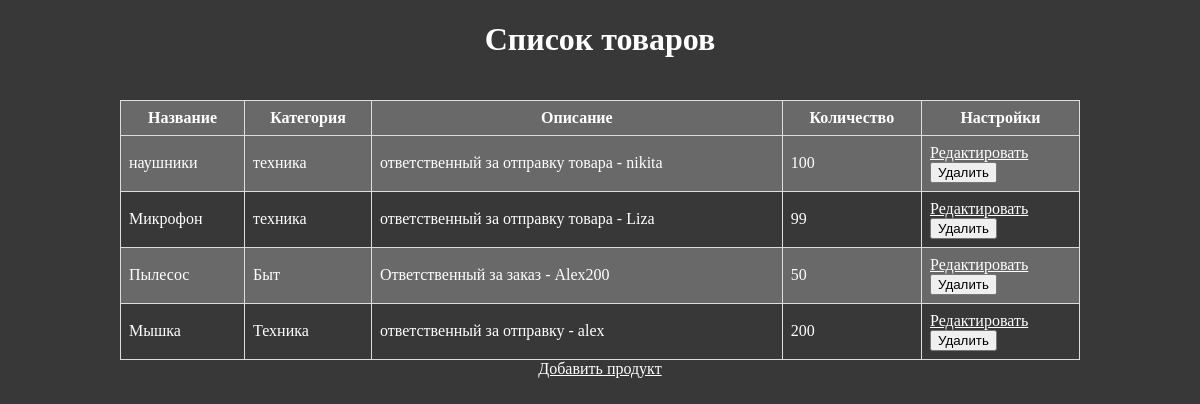
The app's page /product_list/ (signed in) with its own data.
### myapp/models.py (models this page shows, shortened)
class Product(models.Model):
    name = models.CharField(max_length=100)
    category = models.CharField(max_length=100)
    description = models.TextField()
    quantity = models.PositiveIntegerField()

### myapp/views.py (the view)
# urls.py: path('product_list/', views.product_list_view, name='product_list'),
@login_required
def product_list_view(request):
    products = Product.objects.all()
    return render(request, 'product_list.html', {'products': products})

### myapp/templates/product_list.html (shortened to what this page needs)
{% load static %}
<!DOCTYPE html>
<html>
<head>
    <link rel="stylesheet" href="{% static 'css/supplier_list.css' %}">
</head>
<body>
    <div class="center-content">
        <h1>Список товаров</h1>
        <table>
            <tr>
                <th>Название</th>
                <th>Категория</th>
                <th>Описание</th>
                <th>Количество</th>
                <th>Настройки</th>
            </tr>
            {% for product in products %}
            <tr>
                <td>{{ product.name }}</td>
                <td>{{ product.category }}</td>
                <td>{{ product.description }}</td>
                <td>{{ product.quantity }}</td>
                <td>
                    <a href="{% url 'edit_product' product.id %}">Редактировать</a>
                    <form method="post" action="{% url 'delete_product' product.id %}">
                        <button type="submit">Удалить</button>
                    </form>
                </td>
            </tr>
            {% endfor %}
        </table>
        <a href="{% url 'add_product' %}">Добавить продукт</a>
    </div>
</body>
</html>

### myapp/static/css/supplier_list.css (style rules this page uses)
body { margin: 0; padding: 0; background-color: #383838; color: white; }
.center-content { display: flex; justify-content: center; align-items: center; min-height: 25vh; flex-direction: column; }
table { border-collapse: collapse; width: 80%; margin-top: 20px; }
th, td { border: 1px solid #ddd; padding: 8px; }
th { background-color: #696969; }
tr:nth-child(even) { background-color: #696969; }
a { color: white; }

### records on screen
Product: name "наушники", category "техника", description "ответственный за отправку товара - nikita", quantity "100"
Product: name "Микрофон", category "техника", description "ответственный за отправку товара - Liza", quantity "99"
Product: name "Пылесос", category "Быт", description "Ответственный за заказ - Alex200", quantity "50"
Product: name "Мышка", category "Техника", description "ответственный за отправку - alex", quantity "200"
